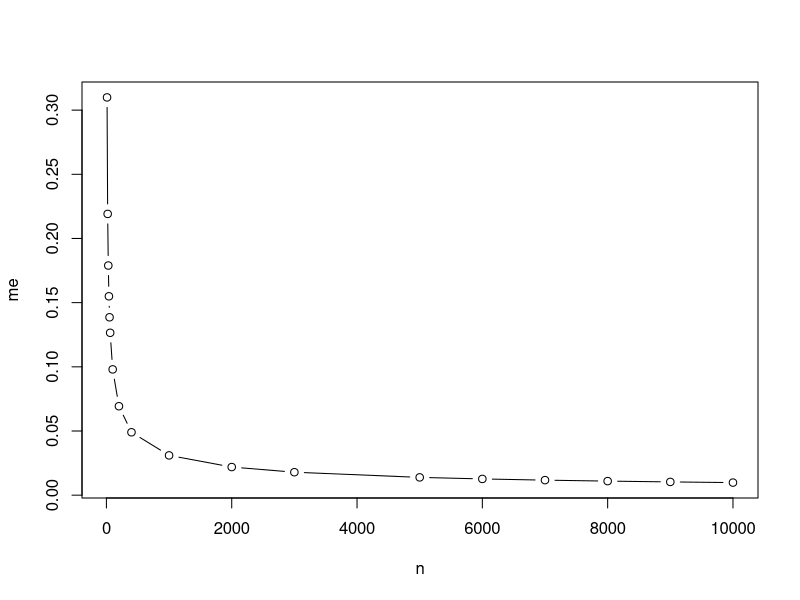

Reproduce this figure in R.
## ---- chunk 1
n<-c(10,20,30,40,50,60,100,200,400,1000,2000,3000,5000,6000,7000,8000,9000,10000)
me<-1.96*sqrt(0.25/n)
plot(n,me,type="b")
